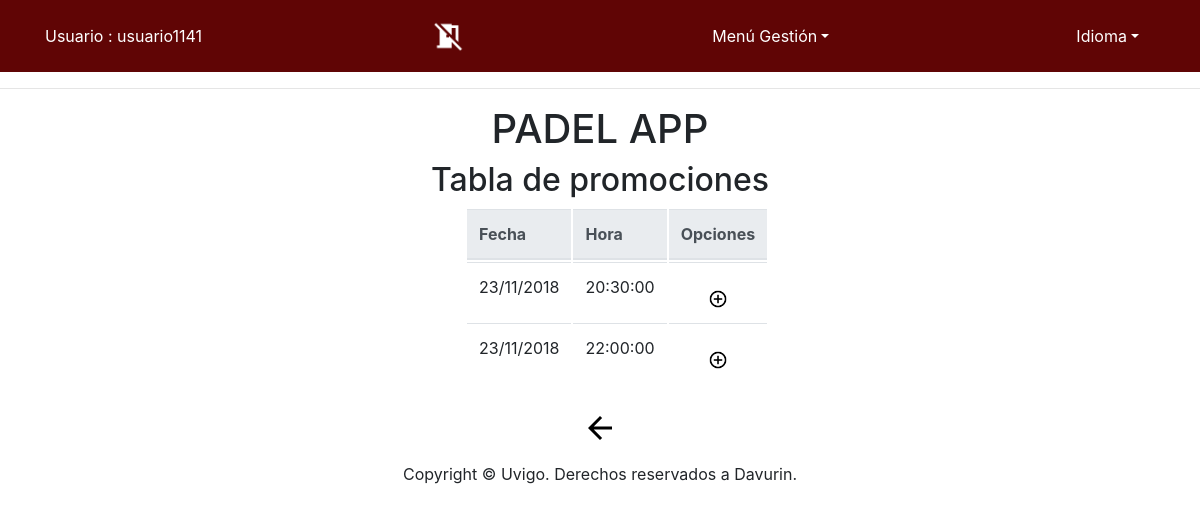
Before: /app/Controllers/PROM_CONTROLLER.php (signed in) with the older database file.
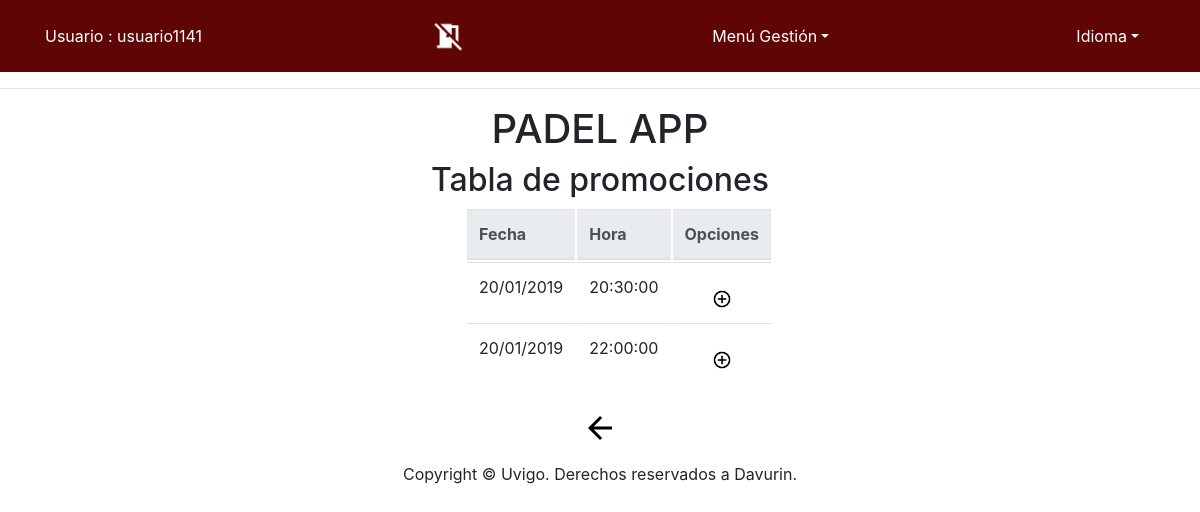
After: the same page with the newer database file.
### tables this page shows
CREATE TABLE IF NOT EXISTS `Promociones` (
  `Fecha` DATE NOT NULL,
  `Hora` TIME NOT NULL,
  PRIMARY KEY (`Fecha`, `Hora`));

### app/Functions/Authentication.php (called while the page is built)
<?php
function IsAuthenticated(){
	if (!isset($_SESSION['login']) && !isset($_SESSION['tipo'])){
		return false;
	}
	else{
		return true;
	}
}
?>

### app/Models/PROM_MODEL.php (called while the page is built, shortened)
<?php
class PROM_MODEL{
	var	$fecha;
	var	$hora;
	var $mysqli;
	function __construct($fecha,$hora) {
		$this->fecha = $fecha;
        $this->hora=$hora;
		include_once '../Functions/BdAdmin.php';
		$this->mysqli = ConectarBD();
	}
	function SEARCH() {
		$sql = "select
					Hora,
					Fecha
       			from promociones
    			where
    				(
                    (BINARY Fecha LIKE '%$this->fecha%') &&
    				(BINARY Hora LIKE '%$this->hora%')
    				)";
		if ( !( $resultado = $this->mysqli->query( $sql ) ) ) {
			return 'Error en la consulta sobre la base de datos';
		} else {
			return $resultado;
		}
	}
}
?>

### app/Functions/BdAdmin.php (called while the page is built, shortened)
<?php
function ConectarBD()
{
	    $mysqli = new mysqli("localhost", "user", "pass", "abpbase");
		return $mysqli;
}
?>

### app/Views/PROMOCION/PROM_SHOWALL_View.php (the view, shortened to what this page needs)
<?php
class PROM_SHOWALL {
	function __construct( $lista, $datos) {
		$this->lista = $lista;
		$this->datos = $datos;
		$this->render($this->lista,$this->datos);
	}
	function render($lista,$datos){
		$this->datos = $datos;
	include '../Views/Header.php';
?>
		<div class="seccion" align="center">
			<h2>
				<?php echo $strings['Tabla de promociones'];?>
			</h2>
			<div class="col-md-3">
			<table class="table">
				<thead class="thead-light">
				<tr>
<?php
					foreach ( $lista as $atributo ) {
?>
						<th>
							<?php echo $strings[$atributo]?>
						</th>
<?php
					}
?>
					<th>
						<?php echo $strings['Opciones']?>
					</th>
				</tr>
<?php
				while ( $fila = mysqli_fetch_array( $this->datos ) ) {
?>
				<tr>
<?php
					foreach ( $lista as $atributo ) {
?>
					<td>
<?php
 				if($atributo == 'Fecha'){
					echo date( "d/m/Y", strtotime( $fila[ $atributo ] ) );
				}else{
							echo $fila[ $atributo ];
				}
?>
					</td>
<?php
					}
					if($_SESSION['tipo'] == 'Admin'){
?>
					<td align="center">
						<form action="../Controllers/PROM_CONTROLLER.php" method="get" style="display:inline" >
							<input type="hidden" name="Fecha" value="<?php echo $fila['Fecha']; ?>">
							<input type="hidden" name="Hora" value="<?php echo $fila['Hora']; ?>">
								<button id ="buttonBien" type="submit" name="action" value="DELETE" ><img src="../Views/icon/delete_big.png" alt="<?php echo $strings['Eliminar']?>" width="20" height="20" /></button>
								<button id ="buttonBien" type="submit" name="action" value="SHOWCURRENT" ><img src="../Views/icon/verdetalles_2.jpg" alt="<?php echo $strings['Ver en detalle']?>" width="20" height="20"/></button>
						</form>
<?php
					}else{
?>
						<td align="center">
						<form action="../Controllers/INSPROM_CONTROLLER.php" method="get" style="display:inline" >
								<button id ="buttonBien" type="submit" name="action" value="INSCRIPCION" ><img src="../Views/icon/add_big.png" alt="<?php echo $strings['Añadir']?>" width="20" height="20"/></button>
						</form>
<?php
				}
?>
				</tr>
<?php
					   }
?>
				</thead>
			</table>
			</div>
			<form action='../Controllers/DEFAULT_CONTROLLER.php' method="post">
				<button id ="buttonBien" type="submit"><img src="../Views/icon/back_big2.png" alt="<?php echo $strings['Atras']?>" /></button>
			</form>
		</div>
<?php
		include '../Views/Footer.php';
		}
	}
?>

### app/Controllers/PROM_CONTROLLER.php (shortened to what this page needs)
<?php
include '../Functions/Authentication.php';
include '../Functions/Comprobar_Disponibilidad.php';
include '../Models/PROM_MODEL.php';
include '../Views/PROMOCION/PROM_SHOWALL_View.php';
switch ( $_REQUEST[ 'action' ] ) {
	default:
		if($_SESSION['tipo'] == 'Admin' ||$_SESSION['tipo'] == 'Deportista'){
				if ( !$_POST ) {
					$PROM = new PROM_MODEL( '', '');
				} else {
					$PROM = get_data_form();
				}
				if($_SESSION['tipo'] == 'Admin'){
					$datos = $PROM->SEARCH();
				}else{
					$datos = $PROM->SEARCH();
				}
				$lista = array('Fecha','Hora');
				new PROM_SHOWALL( $lista, $datos);
		}else{
			new MESSAGE( 'El usuario no tiene los permisos necesarios', '../Controllers/USUARIO_CONTROLLER.php' );
		}
}
?>

### app/Views/Header.php (shortened to what this page needs)
<?php
	include_once '../Functions/Authentication.php';
?>
<!doctype html>
<html lang="es">
  <head>
	<link rel="stylesheet" type="text/css" media="screen" href="../Views/css/bootstrap-4.0.0.css" hreflang="es">
	<link rel="stylesheet" type="text/css" media="screen" href="../Views/js/tcal/tcal.css" hreflang="es">
	  <link rel="stylesheet" type="text/css" href="https://cdn.datatables.net/1.10.19/css/jquery.dataTables.css">
	  <link rel="stylesheet" type="text/css" href="https://cdn.datatables.net/1.10.19/css/jquery.dataTables.min.css">
		<link rel="stylesheet" href="http://code.jquery.com/ui/1.11.4/themes/smoothness/jquery-ui.css">
  </head>
  <body>
	  <header>
    <nav class="navbar navbar-expand-lg navbar-dark bg-dark">
      <div class="container">
		<?php	if (IsAuthenticated()){  ?>
		<p style="color: white"><?php 	echo $strings['Usuario'] . ' : ' . $_SESSION['login'] . '<br>'; ?></p>
              <a class="nav-link disabled" href="../Functions/Desconectar.php" alt="<?php echo $strings['Desconectarse']?>"/>
              <img src="../Views/icon/desconectarse_big.png" width="32" height="32" alt="<?php echo $strings['Desconectarse']?>" style="float:right;">
<?php
	}
?>
	<?php if (isset($_SESSION['login']) & isset($_SESSION['tipo'])) {
 ?>
		<li class="nav-item dropdown" style="display: block">
			<a class="nav-link dropdown-toggle" style="color: white" href="<?php echo $strings['menuGestion']; ?>" id="navbarDropdown" role="button" data-toggle="dropdown" aria-haspopup="true" aria-expanded="false"><?php echo $strings['menuGestion']; ?></a>
				<?php if(isset($_SESSION['login']) & isset($_SESSION['tipo'])) {  ?>
					<?php if($_SESSION['tipo'] == 'Deportista'){ ?>
							<div class="dropdown-divider"></div>
								<button id ="buttonBien" type="submit"  name="insCampeonato"><a class="dropdown-item" href="../Controllers/CATEGORIA_CONTROLLER.php" /><?php echo $strings['Inscribirse en campeonato'] ?></a></button>
              	<?php } } }?>
            </li>
            <li class="nav-item dropdown" style="display: block">
			<form name='idiomform' action="../Functions/CambioIdioma.php" method="post">
              <a class="nav-link dropdown-toggle" style="color: white" href="<?php echo $strings['idioma']; ?>" id="navbarDropdown" role="button" data-toggle="dropdown" aria-haspopup="true" aria-expanded="false"><?php echo $strings['idioma']; ?></a>
			</form>
            </li>
        </div>
</nav>
	  <hr>
	  	<div align="center" class="titulo"><h1>PADEL APP</h1></div>
	</header>

### app/Views/Footer.php (shortened to what this page needs)
	<footer class="text-center" align="fixed" >
      <div class="container">
        <div class="row">
          <div class="col-12">
            <p>Copyright © Uvigo. Derechos reservados a Davurin.</p>
          </div>
        </div>
      </div>
	</footer>
  </body>
</html>

Changed rows visible on the page:
removed promociones: Fecha "23/11/2018", Hora "20:30:00"
removed promociones: Fecha "23/11/2018", Hora "22:00:00"
added promociones: Fecha "20/01/2019", Hora "20:30:00"
added promociones: Fecha "20/01/2019", Hora "22:00:00"
